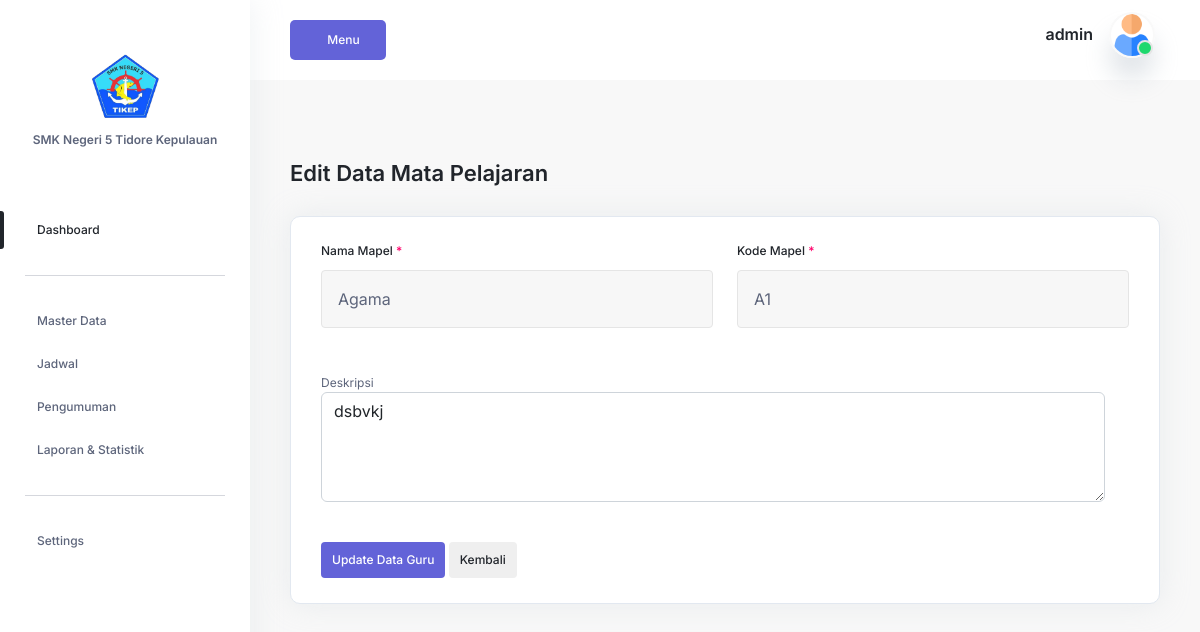
Page /login/admin/formMapel.php?edit=5 (signed in) on the committed database.
### tables this page shows
CREATE TABLE `users` (
  `id` int(11) NOT NULL,
  `nama` varchar(100) NOT NULL,
  `username` varchar(50) DEFAULT NULL,
  `password` varchar(255) NOT NULL,
  `email` varchar(100) NOT NULL,
  `role` enum('admin','guru','siswa') NOT NULL,
  `is_active` tinyint(1) NOT NULL DEFAULT '1',
  `login_attempts` tinyint(1) NOT NULL DEFAULT '1',
  `created_at` timestamp NOT NULL DEFAULT CURRENT_TIMESTAMP,
  `updated_at` timestamp NULL DEFAULT NULL ON UPDATE CURRENT_TIMESTAMP
);

CREATE TABLE `mapel` (
  `id_mapel` int(11) NOT NULL,
  `nama_mapel` varchar(100) NOT NULL,
  `kode_mapel` varchar(20) NOT NULL,
  `deskripsi` text,
  `created_at` timestamp NOT NULL DEFAULT CURRENT_TIMESTAMP
);

### login/admin/formMapel.php (the view, shortened to what this page needs)
<?php
include "../config/koneksi.php";
$editData = null;
if (isset($_GET['edit'])) {
    $id = intval($_GET['edit']);
    $result = mysqli_query($conn, "SELECT * FROM mapel WHERE id_mapel = $id");
    $editData = mysqli_fetch_assoc($result);
}
?>
<?php require_once 'template/header.php'; ?>
<?php require_once 'template/sidebar.php'; ?>
<section class="section">
    <div class="container-fluid">
        <div class="title-wrapper pt-80">
            <div class="row align-items-center">
                <div class="col-md-6">
                    <h2 class="mb-30"><?= isset($editData) ? 'Edit' : 'Tambah' ?> Data Mata Pelajaran</h2>
                </div>
            </div>
        </div>
        <div class="row">
            <div class="col-lg-12">
                <div class="card-style settings-card-1 mb-30">
                    <div class="profile-info">
                        <form method="POST" action="">
                            <div class="row">
                                <div class="col-md-6">
                                    <div class="input-style-1">
                                    <label>Nama Mapel <span class="text-danger">*</span></label>
                                    <input type="text" name="nama_mapel" class="form-control" required value="<?= htmlspecialchars($editData['nama_mapel'] ?? '') ?>">
                                </div>
                                </div>
                                <div class="col-md-6">
                                    <div class="input-style-1">
                                    <label>Kode Mapel <span class="text-danger">*</span></label>
                                    <input type="text" name="kode_mapel" class="form-control" required value="<?= htmlspecialchars($editData['kode_mapel'] ?? '') ?>">
                                </div>
                            </div>
                            <div class="row mt-3">
                                <div class="col-12">
                                    <label>Deskripsi</label>
                                    <textarea name="deskripsi" class="form-control" rows="4"><?= htmlspecialchars($editData['deskripsi'] ?? '') ?></textarea>
                                </div>
                            </div>
                            <div class="row mt-4">
                                <div class="col-12">
                                    <button type="submit" name="<?= isset($editData) ? 'update' : 'simpan' ?>"
                                            class="main-btn primary-btn btn-hover mt-3">
                                        <?= isset($editData) ? 'Update' : 'Simpan' ?> Data Guru
                                    </button>
                                    <a href="dataMapel.php" class="main-btn light-btn btn-hover mt-3">Kembali</a>
                                </div>
                            </div>
                        </form>
                    </div>
                </div>
            </div>
        </div>
    </div>
</section>
<?php require_once 'template/footer.php'; ?>

### login/admin/template/header.php (shortened to what this page needs)
<?php
include "../config/koneksi.php";
$user_id = $_SESSION['user_id'];
$query = mysqli_query($conn, "SELECT * FROM users WHERE id = '$user_id'");
 $data = mysqli_fetch_assoc($query);
?>
    <!DOCTYPE html>
<html lang="en">
    <head>
        <link rel="stylesheet" href="https://cdn.jsdelivr.net/npm/@fortawesome/fontawesome-free@5.15.4/css/fontawesome.min.css">
        <link
            href="https://cdn.jsdelivr.net/npm/bootstrap@5.2.0-beta1/dist/css/bootstrap.min.css"
            rel="stylesheet"
>
        <link rel="stylesheet" href="../../css/LineIcons.2.0.css">
        <link href="https://cdn.lineicons.com/4.0/lineicons.css" rel="stylesheet" />
        <link rel="stylesheet" href="https://cdnjs.cloudflare.com/ajax/libs/font-awesome/6.4.2/css/all.min.css" />
        <link rel="stylesheet" href="../assets/css/fullcalendar.css">
        <link rel="stylesheet" href="../assets/css/morris.css">
        <link rel="stylesheet" href="../assets/css/datatable.css">
        <link rel="stylesheet" href="../assets/css/main.css">
<link rel="stylesheet" type="text/css" href="https://cdn.datatables.net/1.11.5/css/jquery.dataTables.css">
        <body>
            <main class="main-wrapper">
                <header class="header">
                    <div class="container-fluid">
                        <div class="row">
                            <div class="col-lg-5 col-md-5 col-6">
                                <div class="header-left d-flex align-items-center">
                                    <div class="menu-toggle-btn mr-20">
                                        <button id="menu-toggle" class="main-btn primary-btn btn-hover">
                                            Menu
                                        </button>
                                    </div>
                                </div>
                            </div>
                            <div class="col-lg-7 col-md-7 col-6">
                                <div class="header-right">
                                    <div class="profile-box ml-15">
                                        <button
                                            class="dropdown-toggle bg-transparent border-0"
                                            type="button"
                                            id="profile"
                                            data-bs-toggle="dropdown"
                                            aria-expanded="false">
                                            <div class="profile-info">
                                                <div class="info">
                                                    <h6><?php echo $data['username'];?></h6>
                                                    <div class="image">
                                                        <img src="../../assets/img/user.png" alt=""/>
                                                        <span class="status"></span>
                                                    </div>
                                                </div>
                                            </div>
                                        </button>
                                    </div>
                                </div>
                            </div>
                        </div>
                    </div>
                </header>

### login/assets/css/fullcalendar.css (style rules this page uses)
:root { --fc-daygrid-event-dot-width:8px;--fc-list-event-dot-width:10px;--fc-list-event-hover-bg-color:#f5f5f5 }

### rows in the picture
users: username "admin"
mapel: nama_mapel "Agama", kode_mapel "A1", deskripsi "dsbvkj"
